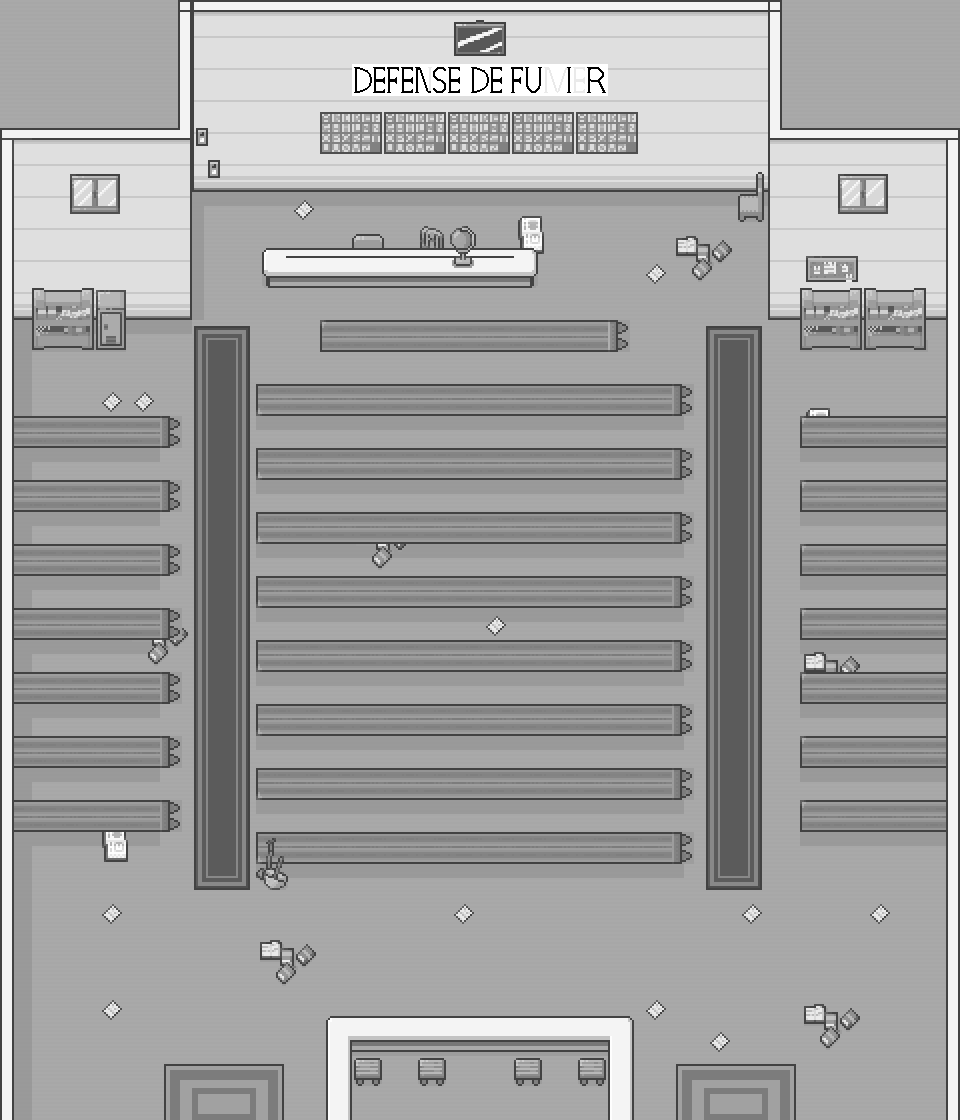

This is a level from a 2D game, rendered from its Tiled map with the project's own tilesets. A one-line summary and the map file follow, with tile-layer data summarised:
An orthogonal 30x35 tile map with 32x32 px tiles, 6 tile layers (Sol, Sursol, Walls, Meubles, ...), 3 tilesets and 43 objects (Porte_D_Darwin_In, Porte_G_Darwin_In, Porte_G_Darwin_Out, Porte_D_Darwin_Out, boss_path1).

<map version="1.10" tiledversion="1.10.2" orientation="orthogonal" renderorder="right-down" width="30" height="35" tilewidth="32" tileheight="32" infinite="0" nextlayerid="8" nextobjectid="46">
 <tileset firstgid="1" source="style_sheet/Interiors_free.tsx" />
 <tileset firstgid="1425" source="style_sheet/Room_Builder_32x32.tsx" />
 <tileset firstgid="1816" source="style_sheet/DefenceDeFuir.tsx" />
 <layer id="3" name="Sol" width="30" height="35">
  <data>[1050 cells, 1050 non-empty, 6 distinct tile ids]</data>
 </layer>
 <layer id="5" name="Sursol" width="30" height="35">
  <data>[1050 cells, 119 non-empty, 14 distinct tile ids]</data>
 </layer>
 <layer id="1" name="Walls" width="30" height="35">
  <data>[1050 cells, 396 non-empty, 23 distinct tile ids]</data>
 </layer>
 <layer id="2" name="Meubles" width="30" height="35">
  <data>[1050 cells, 169 non-empty, 56 distinct tile ids]</data>
 </layer>
 <layer id="4" name="Meubles2" width="30" height="35">
  <data>[1050 cells, 14 non-empty, 7 distinct tile ids]</data>
 </layer>
 <layer id="7" name="Top" width="30" height="35">
  <data>[1050 cells, 1 non-empty, 1 distinct tile ids]</data>
 </layer>
 <objectgroup id="6" name="Obj">
  <object id="1" x="321" y="308" width="305" height="44">
   <properties>
    <property name="col" type="bool" value="true" />
   </properties>
  </object>
  <object id="2" x="252" y="372.5" width="434" height="41.5">
   <properties>
    <property name="col" type="bool" value="true" />
   </properties>
  </object>
  <object id="3" x="250" y="436.5" width="440" height="42.5">
   <properties>
    <property name="col" type="bool" value="true" />
   </properties>
  </object>
  <object id="4" x="250.5" y="501.5" width="439" height="40.5">
   <properties>
    <property name="col" type="bool" value="true" />
   </properties>
  </object>
  <object id="5" x="251.5" y="566.5" width="440" height="43.5">
   <properties>
    <property name="col" type="bool" value="true" />
   </properties>
  </object>
  <object id="6" x="253" y="629.5" width="440.5" height="40.5">
   <properties>
    <property name="col" type="bool" value="true" />
   </properties>
  </object>
  <object id="7" x="253" y="693" width="439.5" height="43">
   <properties>
    <property name="col" type="bool" value="true" />
   </properties>
  </object>
  <object id="8" x="252.5" y="759" width="439" height="40">
   <properties>
    <property name="col" type="bool" value="true" />
   </properties>
  </object>
  <object id="9" x="252.5" y="825" width="440" height="39">
   <properties>
    <property name="col" type="bool" value="true" />
   </properties>
  </object>
  <object id="10" x="13.5" y="405" width="168.5" height="44">
   <properties>
    <property name="col" type="bool" value="true" />
   </properties>
  </object>
  <object id="11" x="14.5" y="467" width="167" height="44">
   <properties>
    <property name="col" type="bool" value="true" />
   </properties>
  </object>
  <object id="12" x="14.5" y="534.5" width="165.5" height="39.5">
   <properties>
    <property name="col" type="bool" value="true" />
   </properties>
  </object>
  <object id="13" x="11.5" y="598.5" width="171.5" height="42.5">
   <properties>
    <property name="col" type="bool" value="true" />
   </properties>
  </object>
  <object id="14" x="14.5" y="660.5" width="168" height="43.5">
   <properties>
    <property name="col" type="bool" value="true" />
   </properties>
  </object>
  <object id="15" x="14.5" y="725.5" width="171" height="41.5">
   <properties>
    <property name="col" type="bool" value="true" />
   </properties>
  </object>
  <object id="16" x="13.5" y="789" width="169.5" height="44">
   <properties>
    <property name="col" type="bool" value="true" />
   </properties>
  </object>
  <object id="17" x="769.167" y="287.333" width="175.333" height="32">
   <properties>
    <property name="col" type="bool" value="true" />
   </properties>
  </object>
  <object id="18" x="796.5" y="467" width="149" height="45">
   <properties>
    <property name="col" type="bool" value="true" />
   </properties>
  </object>
  <object id="19" x="796" y="534" width="148" height="42">
   <properties>
    <property name="col" type="bool" value="true" />
   </properties>
  </object>
  <object id="20" x="797" y="593.5" width="149" height="43.5">
   <properties>
    <property name="col" type="bool" value="true" />
   </properties>
  </object>
  <object id="21" x="796.5" y="660" width="145.5" height="43">
   <properties>
    <property name="col" type="bool" value="true" />
   </properties>
  </object>
  <object id="22" x="796.5" y="724.5" width="147.5" height="42.5">
   <properties>
    <property name="col" type="bool" value="true" />
   </properties>
  </object>
  <object id="23" x="797" y="789.5" width="146.5" height="43">
   <properties>
    <property name="col" type="bool" value="true" />
   </properties>
  </object>
  <object id="24" x="803" y="317" width="125" height="32">
   <properties>
    <property name="col" type="bool" value="true" />
   </properties>
  </object>
  <object id="25" x="265" y="246" width="275" height="40">
   <properties>
    <property name="col" type="bool" value="true" />
   </properties>
  </object>
  <object id="26" x="35" y="316" width="96" height="32">
   <properties>
    <property name="col" type="bool" value="true" />
   </properties>
  </object>
  <object id="27" x="9" y="287" width="183" height="32">
   <properties>
    <property name="col" type="bool" value="true" />
   </properties>
  </object>
  <object id="28" x="188" y="159" width="578" height="32">
   <properties>
    <property name="col" type="bool" value="true" />
   </properties>
  </object>
  <object id="29" x="795.667" y="400.167" width="150" height="46.5">
   <properties>
    <property name="col" type="bool" value="true" />
   </properties>
  </object>
  <object id="30" x="-35" y="130.667" width="42" height="994.667">
   <properties>
    <property name="col" type="bool" value="true" />
   </properties>
  </object>
  <object id="31" x="-17.6667" y="1122.67" width="1019.33" height="32">
   <properties>
    <property name="col" type="bool" value="true" />
   </properties>
  </object>
  <object id="32" x="947.667" y="120" width="56.6667" height="1004">
   <properties>
    <property name="col" type="bool" value="true" />
   </properties>
  </object>
  <object id="33" x="769" y="157.333" width="36.6667" height="156">
   <properties>
    <property name="col" type="bool" value="true" />
   </properties>
  </object>
  <object id="34" x="115.667" y="162.667" width="71.3333" height="156">
   <properties>
    <property name="col" type="bool" value="true" />
   </properties>
  </object>
  <object id="35" x="736.667" y="189.333" width="24.6667" height="34.6667">
   <properties>
    <property name="col" type="bool" value="true" />
   </properties>
  </object>
  <object id="36" name="Porte_D_Darwin_In" x="734.667" y="1020.67">
   <properties>
    <property name="col" type="bool" value="false" />
   </properties>
   <point />
  </object>
  <object id="37" name="Porte_G_Darwin_In" x="223.333" y="1021.33">
   <properties>
    <property name="col" type="bool" value="false" />
   </properties>
   <point />
  </object>
  <object id="38" name="Porte_G_Darwin_Out" x="192" y="1085.33" width="62.6667" height="36">
   <properties>
    <property name="col" type="bool" value="false" />
   </properties>
  </object>
  <object id="39" name="Porte_D_Darwin_Out" x="704.667" y="1088.67" width="62" height="33.3333">
   <properties>
    <property name="col" type="bool" value="false" />
   </properties>
  </object>
  <object id="41" x="326" y="1016.67" width="306.667" height="103.333">
   <properties>
    <property name="col" type="bool" value="true" />
   </properties>
  </object>
  </objectgroup>
</map>
<!-- 3 of 43 objects omitted -->